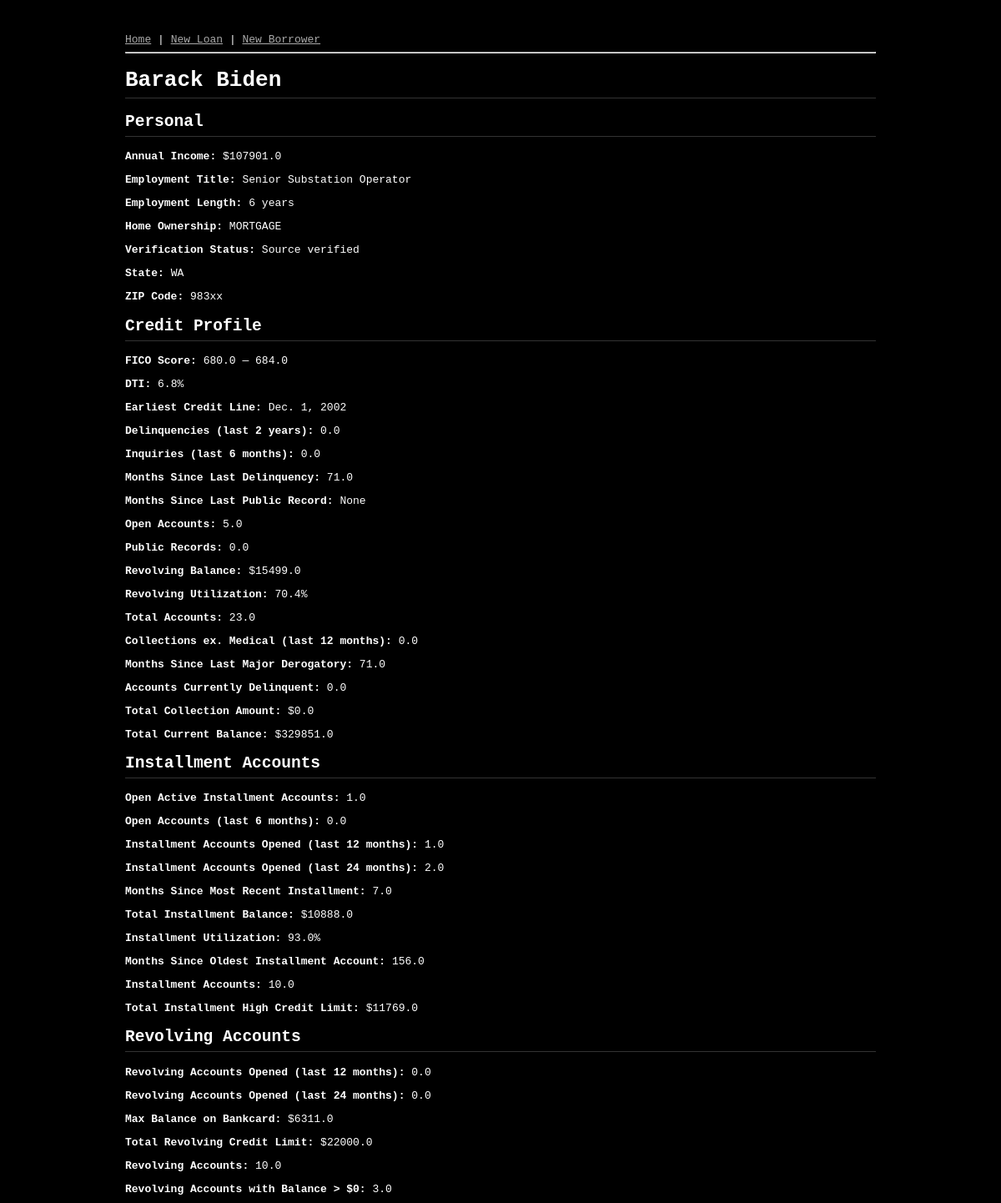
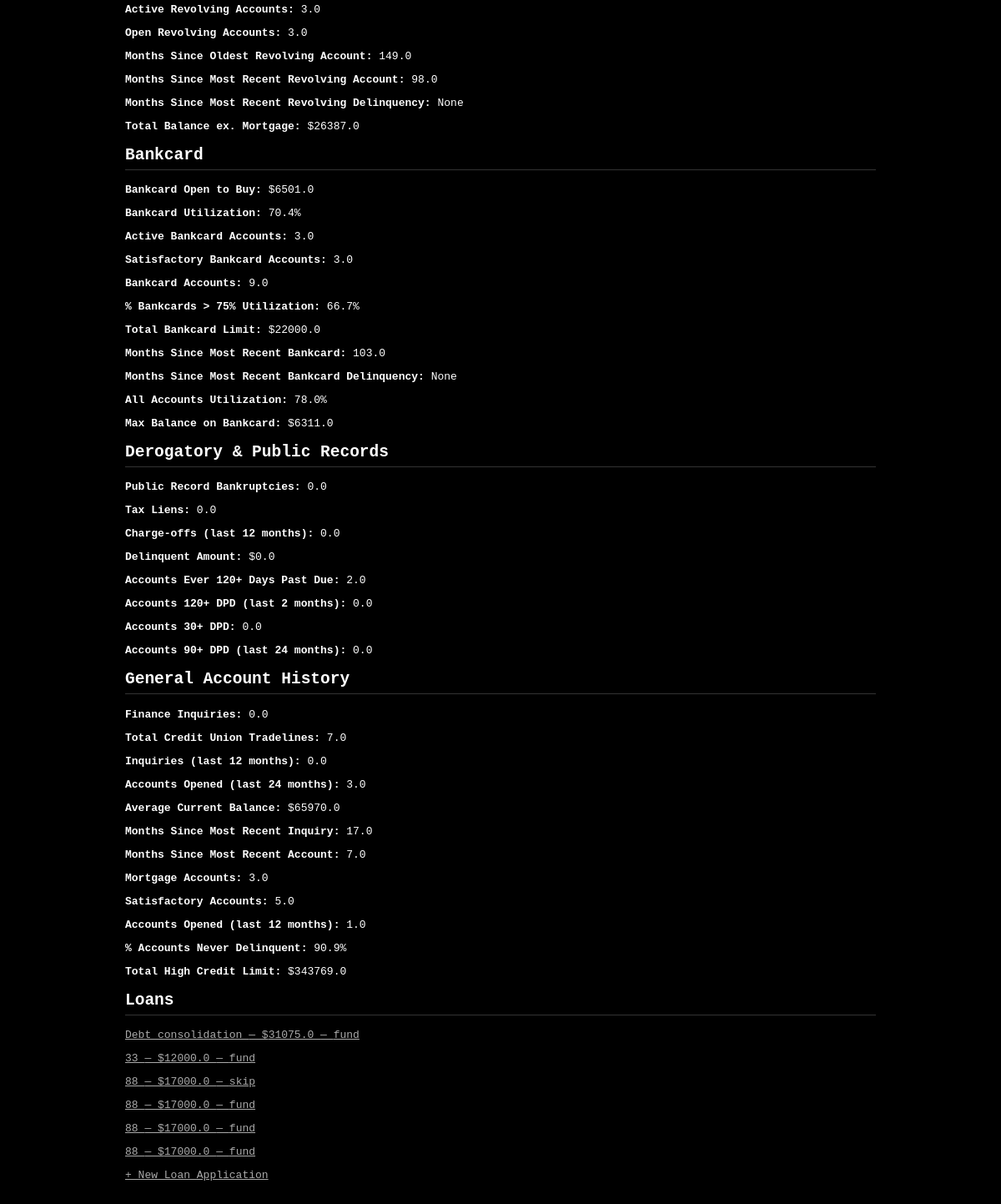
Screenshot of /borrowers/6/ with the database file from the repository (2 pictures, top to bottom).
### app/models.py (models this page shows, shortened)
class Borrower(models.Model):
    name = models.CharField(max_length=100, verbose_name='Full Name')
    annual_inc = models.FloatField(verbose_name='Annual Income ($)')
    emp_title = models.CharField(max_length=100, null=True, blank=True, verbose_name='Employment Title')
    emp_length = models.IntegerField(null=True, blank=True, verbose_name='Employment Length (years)')
    home_ownership = models.CharField(max_length=10, choices=[(x, x.title()) for x in HOME_OWNERSHIP_TYPES], verbose_name='Home Ownership')
    verification_status = models.CharField(max_length=20, choices=[("Not Verified", "Not verified"), ("Verified", "Verified"), ("Source Verified", "Source verified")], verbose_name='Verification Status')
    zip_code = models.CharField(max_length=5, null=True, blank=True, verbose_name='ZIP Code')
    addr_state = models.CharField(max_length=2, null=True, blank=True, choices=[(x, x) for x in sorted(STATES)], verbose_name='State')
    dti = models.FloatField(verbose_name='Debt-to-Income Ratio (%)')
    delinq_2yrs = models.FloatField(null=True, blank=True, verbose_name='Delinquencies (last 2 years)')
    earliest_cr_line = models.DateField(null=True, blank=True, verbose_name='Earliest Credit Line')
    fico_range_low = models.FloatField(null=True, blank=True, verbose_name='FICO Score (low)')
    fico_range_high = models.FloatField(null=True, blank=True, verbose_name='FICO Score (high)')
    inq_last_6mths = models.FloatField(null=True, blank=True, verbose_name='Credit Inquiries (last 6 months)')
    mths_since_last_delinq = models.FloatField(null=True, blank=True, verbose_name='Months Since Last Delinquency')
    mths_since_last_record = models.FloatField(null=True, blank=True, verbose_name='Months Since Last Public Record')
    open_acc = models.FloatField(null=True, blank=True, verbose_name='Open Credit Accounts')
    pub_rec = models.FloatField(null=True, blank=True, verbose_name='Public Records')
    revol_bal = models.FloatField(null=True, blank=True, verbose_name='Revolving Balance ($)')
    revol_util = models.FloatField(null=True, blank=True, verbose_name='Revolving Utilization (%)')
    total_acc = models.FloatField(null=True, blank=True, verbose_name='Total Credit Accounts')
    collections_12_mths_ex_med = models.FloatField(null=True, blank=True, verbose_name='Collections ex. Medical (last 12 months)')
    mths_since_last_major_derog = models.FloatField(null=True, blank=True, verbose_name='Months Since Last Major Derogatory')
    acc_now_delinq = models.FloatField(null=True, blank=True, verbose_name='Accounts Currently Delinquent')
    tot_coll_amt = models.FloatField(null=True, blank=True, verbose_name='Total Collection Amount ($)')
    tot_cur_bal = models.FloatField(null=True, blank=True, verbose_name='Total Current Balance ($)')
    open_acc_6m = models.FloatField(null=True, blank=True, verbose_name='Open Accounts (last 6 months)')
    open_act_il = models.FloatField(null=True, blank=True, verbose_name='Open Active Installment Accounts')
    open_il_12m = models.FloatField(null=True, blank=True, verbose_name='Installment Accounts Opened (last 12 months)')
    open_il_24m = models.FloatField(null=True, blank=True, verbose_name='Installment Accounts Opened (last 24 months)')
    mths_since_rcnt_il = models.FloatField(null=True, blank=True, verbose_name='Months Since Most Recent Installment')
    total_bal_il = models.FloatField(null=True, blank=True, verbose_name='Total Installment Balance ($)')
    il_util = models.FloatField(null=True, blank=True, verbose_name='Installment Utilization (%)')
    open_rv_12m = models.FloatField(null=True, blank=True, verbose_name='Revolving Accounts Opened (last 12 months)')
    open_rv_24m = models.FloatField(null=True, blank=True, verbose_name='Revolving Accounts Opened (last 24 months)')
    max_bal_bc = models.FloatField(null=True, blank=True, verbose_name='Max Balance on Bankcard ($)')
    all_util = models.FloatField(null=True, blank=True, verbose_name='All Accounts Utilization (%)')
    total_rev_hi_lim = models.FloatField(null=True, blank=True, verbose_name='Total Revolving Credit Limit ($)')
    inq_fi = models.FloatField(null=True, blank=True, verbose_name='Finance Inquiries')
    total_cu_tl = models.FloatField(null=True, blank=True, verbose_name='Total Credit Union Tradelines')
    inq_last_12m = models.FloatField(null=True, blank=True, verbose_name='Credit Inquiries (last 12 months)')
    acc_open_past_24mths = models.FloatField(null=True, blank=True, verbose_name='Accounts Opened (last 24 months)')
    avg_cur_bal = models.FloatField(null=True, blank=True, verbose_name='Average Current Balance ($)')
    bc_open_to_buy = models.FloatField(null=True, blank=True, verbose_name='Bankcard Open to Buy ($)')
    bc_util = models.FloatField(null=True, blank=True, verbose_name='Bankcard Utilization (%)')
    chargeoff_within_12_mths = models.FloatField(null=True, blank=True, verbose_name='Charge-offs (last 12 months)')
    delinq_amnt = models.FloatField(null=True, blank=True, verbose_name='Delinquent Amount ($)')
    mo_sin_old_il_acct = models.FloatField(null=True, blank=True, verbose_name='Months Since Oldest Installment Account')
    mo_sin_old_rev_tl_op = models.FloatField(null=True, blank=True, verbose_name='Months Since Oldest Revolving Account')
    mo_sin_rcnt_rev_tl_op = models.FloatField(null=True, blank=True, verbose_name='Months Since Most Recent Revolving Account')
    mo_sin_rcnt_tl = models.FloatField(null=True, blank=True, verbose_name='Months Since Most Recent Account')
    mort_acc = models.FloatField(null=True, blank=True, verbose_name='Mortgage Accounts')
    mths_since_recent_bc = models.FloatField(null=True, blank=True, verbose_name='Months Since Most Recent Bankcard')
    mths_since_recent_bc_dlq = models.FloatField(null=True, blank=True, verbose_name='Months Since Most Recent Bankcard Delinquency')
    mths_since_recent_inq = models.FloatField(null=True, blank=True, verbose_name='Months Since Most Recent Inquiry')
    mths_since_recent_revol_delinq = models.FloatField(null=True, blank=True, verbose_name='Months Since Most Recent Revolving Delinquency')
    num_accts_ever_120_pd = models.FloatField(null=True, blank=True, verbose_name='Accounts Ever 120+ Days Past Due')
    num_actv_bc_tl = models.FloatField(null=True, blank=True, verbose_name='Active Bankcard Accounts')
    num_actv_rev_tl = models.FloatField(null=True, blank=True, verbose_name='Active Revolving Accounts')
    num_bc_sats = models.FloatField(null=True, blank=True, verbose_name='Satisfactory Bankcard Accounts')
    num_bc_tl = models.FloatField(null=True, blank=True, verbose_name='Bankcard Accounts')
    num_il_tl = models.FloatField(null=True, blank=True, verbose_name='Installment Accounts')
    num_op_rev_tl = models.FloatField(null=True, blank=True, verbose_name='Open Revolving Accounts')
    num_rev_accts = models.FloatField(null=True, blank=True, verbose_name='Revolving Accounts')
    num_rev_tl_bal_gt_0 = models.FloatField(null=True, blank=True, verbose_name='Revolving Accounts with Balance > $0')
    num_sats = models.FloatField(null=True, blank=True, verbose_name='Satisfactory Accounts')
    num_tl_120dpd_2m = models.FloatField(null=True, blank=True, verbose_name='Accounts 120+ DPD (last 2 months)')
    num_tl_30dpd = models.FloatField(null=True, blank=True, verbose_name='Accounts 30+ DPD')
    num_tl_90g_dpd_24m = models.FloatField(null=True, blank=True, verbose_name='Accounts 90+ DPD (last 24 months)')
    num_tl_op_past_12m = models.FloatField(null=True, blank=True, verbose_name='Accounts Opened (last 12 months)')
    pct_tl_nvr_dlq = models.FloatField(null=True, blank=True, verbose_name='% Accounts Never Delinquent')
    percent_bc_gt_75 = models.FloatField(null=True, blank=True, verbose_name='% Bankcards > 75% Utilization')
    pub_rec_bankruptcies = models.FloatField(null=True, blank=True, verbose_name='Public Record Bankruptcies')
    tax_liens = models.FloatField(null=True, blank=True, verbose_name='Tax Liens')
    tot_hi_cred_lim = models.FloatField(null=True, blank=True, verbose_name='Total High Credit Limit ($)')
    total_bal_ex_mort = models.FloatField(null=True, blank=True, verbose_name='Total Balance ex. Mortgage ($)')
    total_bc_limit = models.FloatField(null=True, blank=True, verbose_name='Total Bankcard Limit ($)')
    total_il_high_credit_limit = models.FloatField(null=True, blank=True, verbose_name='Total Installment High Credit Limit ($)')

class LoanApplication(models.Model):
    title = models.CharField(max_length=50, verbose_name='Loan Title')
    borrower = models.ForeignKey(Borrower, on_delete=models.CASCADE, related_name='loans', verbose_name='Primary Borrower')
    sec_borrower = models.ForeignKey(Borrower, null=True, blank=True, on_delete=models.CASCADE, related_name='sec_loans', verbose_name='Secondary Borrower')
    loan_amnt = models.FloatField(verbose_name='Loan Amount ($)')
    term = models.IntegerField(verbose_name='Term (months)')
    purpose = models.CharField(max_length=50, choices=[(x, x.replace("_", " ").capitalize()) for x in PURPOSE_CHOICES], verbose_name='Purpose')
    int_rate = models.FloatField(verbose_name='Interest rate (%)')
    issue_d = models.DateField(verbose_name='Issue Date')
    decision = models.CharField(max_length=10, null=True, blank=True, verbose_name='Decision')
    confidence = models.FloatField(null=True, blank=True, verbose_name='Degree of confidence in the decision (%)')
    created_at = models.DateTimeField(auto_now_add=True, verbose_name='Created At')

### app/views.py (the view)
# urls.py: path('borrowers/<int:pk>/', BorrowerDetailView.as_view(), name='borrower-detail'),
class BorrowerDetailView(DetailView):
    model = Borrower
    template_name = 'app/borrower_detail.html'
    context_object_name = 'borrower'

### app/templates/app/borrower_detail.html (shortened to what this page needs)
{% extends 'app/base.html' %}
{% block content %}
<h1>{{ borrower.name }}</h1>
<h2>Personal</h2>
<p><strong>Annual Income:</strong> ${{ borrower.annual_inc }}</p>
<p><strong>Employment Title:</strong> {{ borrower.emp_title }}</p>
<p><strong>Employment Length:</strong> {{ borrower.emp_length }} years</p>
<p><strong>Home Ownership:</strong> {{ borrower.get_home_ownership_display }}</p>
<p><strong>Verification Status:</strong> {{ borrower.get_verification_status_display }}</p>
<p><strong>State:</strong> {{ borrower.addr_state }}</p>
<p><strong>ZIP Code:</strong> {{ borrower.zip_code }}</p>
<h2>Credit Profile</h2>
<p><strong>FICO Score:</strong> {{ borrower.fico_range_low }} — {{ borrower.fico_range_high }}</p>
<p><strong>DTI:</strong> {{ borrower.dti }}%</p>
<p><strong>Earliest Credit Line:</strong> {{ borrower.earliest_cr_line }}</p>
<p><strong>Delinquencies (last 2 years):</strong> {{ borrower.delinq_2yrs }}</p>
<p><strong>Inquiries (last 6 months):</strong> {{ borrower.inq_last_6mths }}</p>
<p><strong>Months Since Last Delinquency:</strong> {{ borrower.mths_since_last_delinq }}</p>
<p><strong>Months Since Last Public Record:</strong> {{ borrower.mths_since_last_record }}</p>
<p><strong>Open Accounts:</strong> {{ borrower.open_acc }}</p>
<p><strong>Public Records:</strong> {{ borrower.pub_rec }}</p>
<p><strong>Revolving Balance:</strong> ${{ borrower.revol_bal }}</p>
<p><strong>Revolving Utilization:</strong> {{ borrower.revol_util }}%</p>
<p><strong>Total Accounts:</strong> {{ borrower.total_acc }}</p>
<p><strong>Collections ex. Medical (last 12 months):</strong> {{ borrower.collections_12_mths_ex_med }}</p>
<p><strong>Months Since Last Major Derogatory:</strong> {{ borrower.mths_since_last_major_derog }}</p>
<p><strong>Accounts Currently Delinquent:</strong> {{ borrower.acc_now_delinq }}</p>
<p><strong>Total Collection Amount:</strong> ${{ borrower.tot_coll_amt }}</p>
<p><strong>Total Current Balance:</strong> ${{ borrower.tot_cur_bal }}</p>
<h2>Installment Accounts</h2>
<p><strong>Open Active Installment Accounts:</strong> {{ borrower.open_act_il }}</p>
<p><strong>Open Accounts (last 6 months):</strong> {{ borrower.open_acc_6m }}</p>
<p><strong>Installment Accounts Opened (last 12 months):</strong> {{ borrower.open_il_12m }}</p>
<p><strong>Installment Accounts Opened (last 24 months):</strong> {{ borrower.open_il_24m }}</p>
<p><strong>Months Since Most Recent Installment:</strong> {{ borrower.mths_since_rcnt_il }}</p>
<p><strong>Total Installment Balance:</strong> ${{ borrower.total_bal_il }}</p>
<p><strong>Installment Utilization:</strong> {{ borrower.il_util }}%</p>
<p><strong>Months Since Oldest Installment Account:</strong> {{ borrower.mo_sin_old_il_acct }}</p>
<p><strong>Installment Accounts:</strong> {{ borrower.num_il_tl }}</p>
<p><strong>Total Installment High Credit Limit:</strong> ${{ borrower.total_il_high_credit_limit }}</p>
<h2>Revolving Accounts</h2>
<p><strong>Revolving Accounts Opened (last 12 months):</strong> {{ borrower.open_rv_12m }}</p>
<p><strong>Revolving Accounts Opened (last 24 months):</strong> {{ borrower.open_rv_24m }}</p>
<p><strong>Max Balance on Bankcard:</strong> ${{ borrower.max_bal_bc }}</p>
<p><strong>Total Revolving Credit Limit:</strong> ${{ borrower.total_rev_hi_lim }}</p>
<p><strong>Revolving Accounts:</strong> {{ borrower.num_rev_accts }}</p>
<p><strong>Revolving Accounts with Balance > $0:</strong> {{ borrower.num_rev_tl_bal_gt_0 }}</p>
<p><strong>Active Revolving Accounts:</strong> {{ borrower.num_actv_rev_tl }}</p>
<p><strong>Open Revolving Accounts:</strong> {{ borrower.num_op_rev_tl }}</p>
<p><strong>Months Since Oldest Revolving Account:</strong> {{ borrower.mo_sin_old_rev_tl_op }}</p>
<p><strong>Months Since Most Recent Revolving Account:</strong> {{ borrower.mo_sin_rcnt_rev_tl_op }}</p>
<p><strong>Months Since Most Recent Revolving Delinquency:</strong> {{ borrower.mths_since_recent_revol_delinq }}</p>
<p><strong>Total Balance ex. Mortgage:</strong> ${{ borrower.total_bal_ex_mort }}</p>
<h2>Bankcard</h2>
<p><strong>Bankcard Open to Buy:</strong> ${{ borrower.bc_open_to_buy }}</p>
<p><strong>Bankcard Utilization:</strong> {{ borrower.bc_util }}%</p>
<p><strong>Active Bankcard Accounts:</strong> {{ borrower.num_actv_bc_tl }}</p>
<p><strong>Satisfactory Bankcard Accounts:</strong> {{ borrower.num_bc_sats }}</p>
<p><strong>Bankcard Accounts:</strong> {{ borrower.num_bc_tl }}</p>
<p><strong>% Bankcards > 75% Utilization:</strong> {{ borrower.percent_bc_gt_75 }}%</p>
<p><strong>Total Bankcard Limit:</strong> ${{ borrower.total_bc_limit }}</p>
<p><strong>Months Since Most Recent Bankcard:</strong> {{ borrower.mths_since_recent_bc }}</p>
<p><strong>Months Since Most Recent Bankcard Delinquency:</strong> {{ borrower.mths_since_recent_bc_dlq }}</p>
<p><strong>All Accounts Utilization:</strong> {{ borrower.all_util }}%</p>
<p><strong>Max Balance on Bankcard:</strong> ${{ borrower.max_bal_bc }}</p>
<h2>Derogatory & Public Records</h2>
<p><strong>Public Record Bankruptcies:</strong> {{ borrower.pub_rec_bankruptcies }}</p>
<p><strong>Tax Liens:</strong> {{ borrower.tax_liens }}</p>
<p><strong>Charge-offs (last 12 months):</strong> {{ borrower.chargeoff_within_12_mths }}</p>
<p><strong>Delinquent Amount:</strong> ${{ borrower.delinq_amnt }}</p>
<p><strong>Accounts Ever 120+ Days Past Due:</strong> {{ borrower.num_accts_ever_120_pd }}</p>
<p><strong>Accounts 120+ DPD (last 2 months):</strong> {{ borrower.num_tl_120dpd_2m }}</p>
<p><strong>Accounts 30+ DPD:</strong> {{ borrower.num_tl_30dpd }}</p>
<p><strong>Accounts 90+ DPD (last 24 months):</strong> {{ borrower.num_tl_90g_dpd_24m }}</p>
<h2>General Account History</h2>
<p><strong>Finance Inquiries:</strong> {{ borrower.inq_fi }}</p>
<p><strong>Total Credit Union Tradelines:</strong> {{ borrower.total_cu_tl }}</p>
<p><strong>Inquiries (last 12 months):</strong> {{ borrower.inq_last_12m }}</p>
<p><strong>Accounts Opened (last 24 months):</strong> {{ borrower.acc_open_past_24mths }}</p>
<p><strong>Average Current Balance:</strong> ${{ borrower.avg_cur_bal }}</p>
<p><strong>Months Since Most Recent Inquiry:</strong> {{ borrower.mths_since_recent_inq }}</p>
<p><strong>Months Since Most Recent Account:</strong> {{ borrower.mo_sin_rcnt_tl }}</p>
<p><strong>Mortgage Accounts:</strong> {{ borrower.mort_acc }}</p>
<p><strong>Satisfactory Accounts:</strong> {{ borrower.num_sats }}</p>
<p><strong>Accounts Opened (last 12 months):</strong> {{ borrower.num_tl_op_past_12m }}</p>
<p><strong>% Accounts Never Delinquent:</strong> {{ borrower.pct_tl_nvr_dlq }}%</p>
<p><strong>Total High Credit Limit:</strong> ${{ borrower.tot_hi_cred_lim }}</p>
<h2>Loans</h2>
{% for loan in borrower.loans.all %}
    <p><a href="{% url 'loan-detail' loan.pk %}">{{ loan.title }} — ${{ loan.loan_amnt }} — {{ loan.decision }}</a></p>
{% empty %}
    <p>No loans yet.</p>
{% endfor %}
<a href="{% url 'loan-create' %}?borrower={{ borrower.pk }}">+ New Loan Application</a>
{% endblock %}

### rows the page displays
Borrower: name "Barack Biden", annual_inc "107901.0", emp_title "Senior Substation Operator", emp_length "6", home_ownership "MORTGAGE", verification_status "Source verified", addr_state "WA", zip_code "983xx", fico_range_low "680.0", fico_range_high "684.0", dti "6.8", earliest_cr_line "Dec. 1, 2002", delinq_2yrs "0.0", inq_last_6mths "0.0", mths_since_last_delinq "71.0", mths_since_last_record "None", open_acc "5.0", pub_rec "0.0", revol_bal "15499.0", revol_util "70.4", total_acc "23.0", collections_12_mths_ex_med "0.0", mths_since_last_major_derog "71.0", acc_now_delinq "0.0", tot_coll_amt "0.0", tot_cur_bal "329851.0", open_act_il "1.0", open_acc_6m "0.0", open_il_12m "1.0", open_il_24m "2.0", mths_since_rcnt_il "7.0", total_bal_il "10888.0", il_util "93.0", mo_sin_old_il_acct "156.0", num_il_tl "10.0", total_il_high_credit_limit "11769.0", open_rv_12m "0.0", open_rv_24m "0.0", max_bal_bc "6311.0", total_rev_hi_lim "22000.0", num_rev_accts "10.0", num_rev_tl_bal_gt_0 "3.0", num_actv_rev_tl "3.0", num_op_rev_tl "3.0", mo_sin_old_rev_tl_op "149.0", mo_sin_rcnt_rev_tl_op "98.0", mths_since_recent_revol_delinq "None", total_bal_ex_mort "26387.0", bc_open_to_buy "6501.0", bc_util "70.4", num_actv_bc_tl "3.0", num_bc_sats "3.0", num_bc_tl "9.0", percent_bc_gt_75 "66.7", total_bc_limit "22000.0", mths_since_recent_bc "103.0", mths_since_recent_bc_dlq "None", all_util "78.0", pub_rec_bankruptcies "0.0", tax_liens "0.0", chargeoff_within_12_mths "0.0", delinq_amnt "0.0", num_accts_ever_120_pd "2.0", num_tl_120dpd_2m "0.0", num_tl_30dpd "0.0", num_tl_90g_dpd_24m "0.0", inq_fi "0.0", total_cu_tl "7.0", inq_last_12m "0.0", acc_open_past_24mths "3.0", avg_cur_bal "65970.0", mths_since_recent_inq "17.0", mo_sin_rcnt_tl "7.0", mort_acc "3.0", num_sats "5.0", num_tl_op_past_12m "1.0", pct_tl_nvr_dlq "90.9", tot_hi_cred_lim "343769.0"
LoanApplication: title "Debt consolidation", loan_amnt "31075.0", decision "fund"
LoanApplication: title "33", loan_amnt "12000.0", decision "fund"
LoanApplication: title "88", loan_amnt "17000.0", decision "skip"
LoanApplication: title "88", loan_amnt "17000.0", decision "fund"
LoanApplication: title "88", loan_amnt "17000.0", decision "fund"
LoanApplication: title "88", loan_amnt "17000.0", decision "fund"
